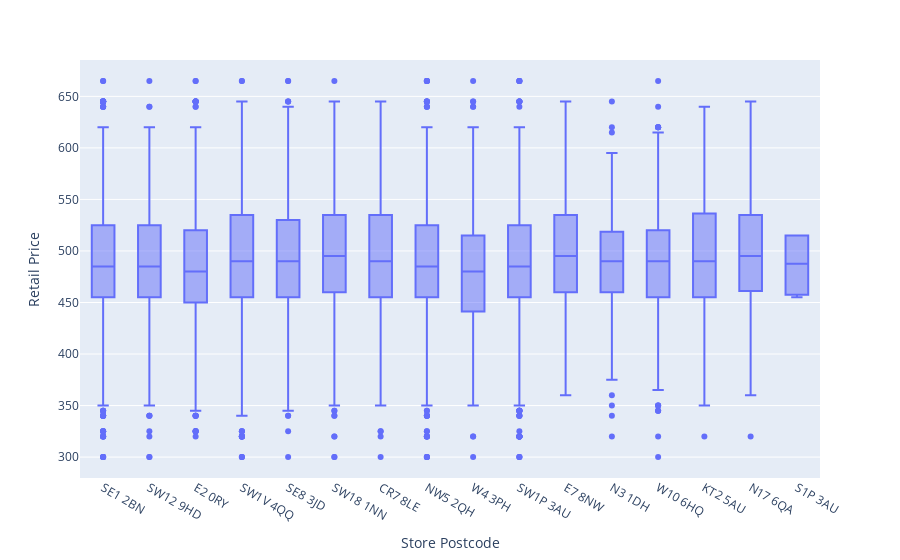

The notebook cell this image was saved under:
### Code cell
import plotly.express as px
fig = px.box(df1, x="Store Postcode", y="Retail Price")
fig.show()

### Figure 1 — Plotly figure (JSON) as saved in the notebook; plotly's stock layout.template omitted (floating-point values rounded to 4 significant figures; data arrays with more than 128 entries replaced by an {"elided": "..."} marker saying what was removed)
{"data": [{"alignmentgroup": "True", "hovertemplate": "Store Postcode=%{x}<br>Retail Price=%{y}<extra></extra>", "legendgroup": "", "marker": {"color": "#636efa"}, "name": "", "notched": false, "offsetgroup": "", "orientation": "v", "showlegend": false, "type": "box", "x": {"elided": "7956 str values"}, "x0": " ", "xaxis": "x", "y": {"elided": "7956 int values"}, "y0": " ", "yaxis": "y"}], "layout": {"boxmode": "group", "legend": {"tracegroupgap": 0}, "margin": {"t": 60}, "xaxis": {"anchor": "y", "domain": [0, 1], "title": {"text": "Store Postcode"}}, "yaxis": {"anchor": "x", "domain": [0, 1], "title": {"text": "Retail Price"}}}}
